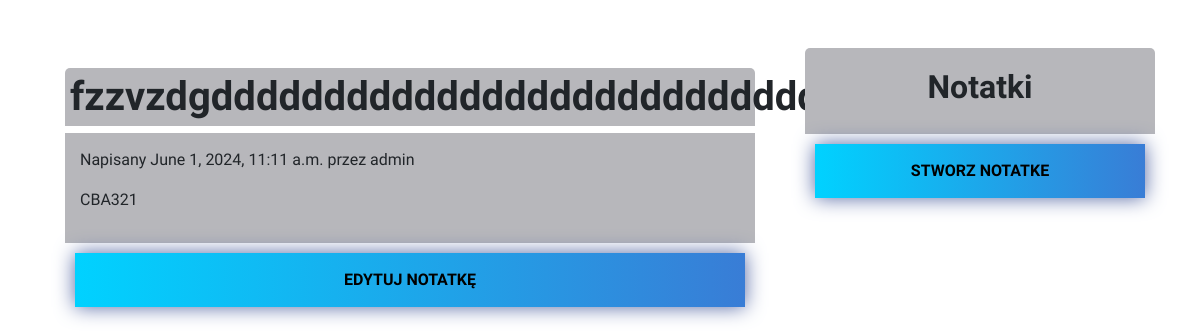
Page /2024/6/1/27 on the earlier database version.
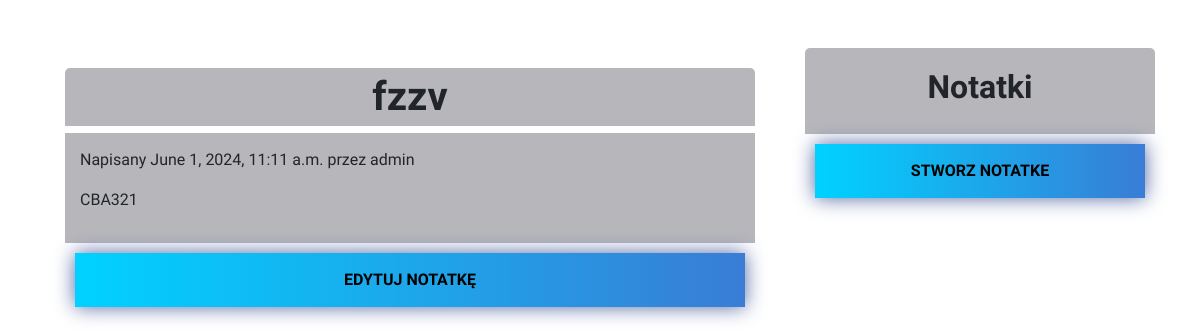
Same page on the later database version.
### aplikacja/models.py (models this page shows, shortened)
class Notatka(models.Model):
    STATUS_CHOICES = (
        ('mniejwazne', 'Mniejwazne'),
        ('wazne', 'Wazne')
    )
    title = models.CharField(max_length=250)
    author = models.ForeignKey(User,
                               on_delete=models.CASCADE,
                               related_name='notatki')
    body = models.TextField()
    publish = models.DateTimeField(default=timezone.now)
    created = models.DateTimeField(auto_now_add=True)
    updated = models.DateTimeField(auto_now=True)
    status = models.CharField(max_length=10,
                              choices=STATUS_CHOICES,
                              default='mniejwazne')

### aplikacja/views.py (the view)
def note_detail(request, year, month, day,note_id):
    note = get_object_or_404(Notatka,
                             status__in=('wazne', 'mniejwazne'),
                             publish__year=year,
                             publish__month=month,
                             publish__day=day,
                             pk=note_id
                             )
    return render(request, "post/detail.html",
                  {'note': note, })

### aplikacja/templates/post/detail.html (shortened to what this page needs)
{% extends "base.html" %}
{% load static %}
{% block content %}
    <div class="notatniki">
        <h1>{{ note.title }} </h1>
        <div id="text-notatki">
            <p class="date" id="">
                Napisany {{ note.publish }} przez {{ note.author }}
            </p>
            <p id="text">{{ note.body|linebreaks }}</p>
        </div>
    <a class="create" href="{% url 'aplikacja:edit_note' note_id=note.id %}">Edytuj notatkę</a>
    </div>
{% endblock %}

Differences in the rows shown:
changed Notatka "CBA321": title "fzzvzdgddddddddddddddddddddddddddddd" → "fzzv"
